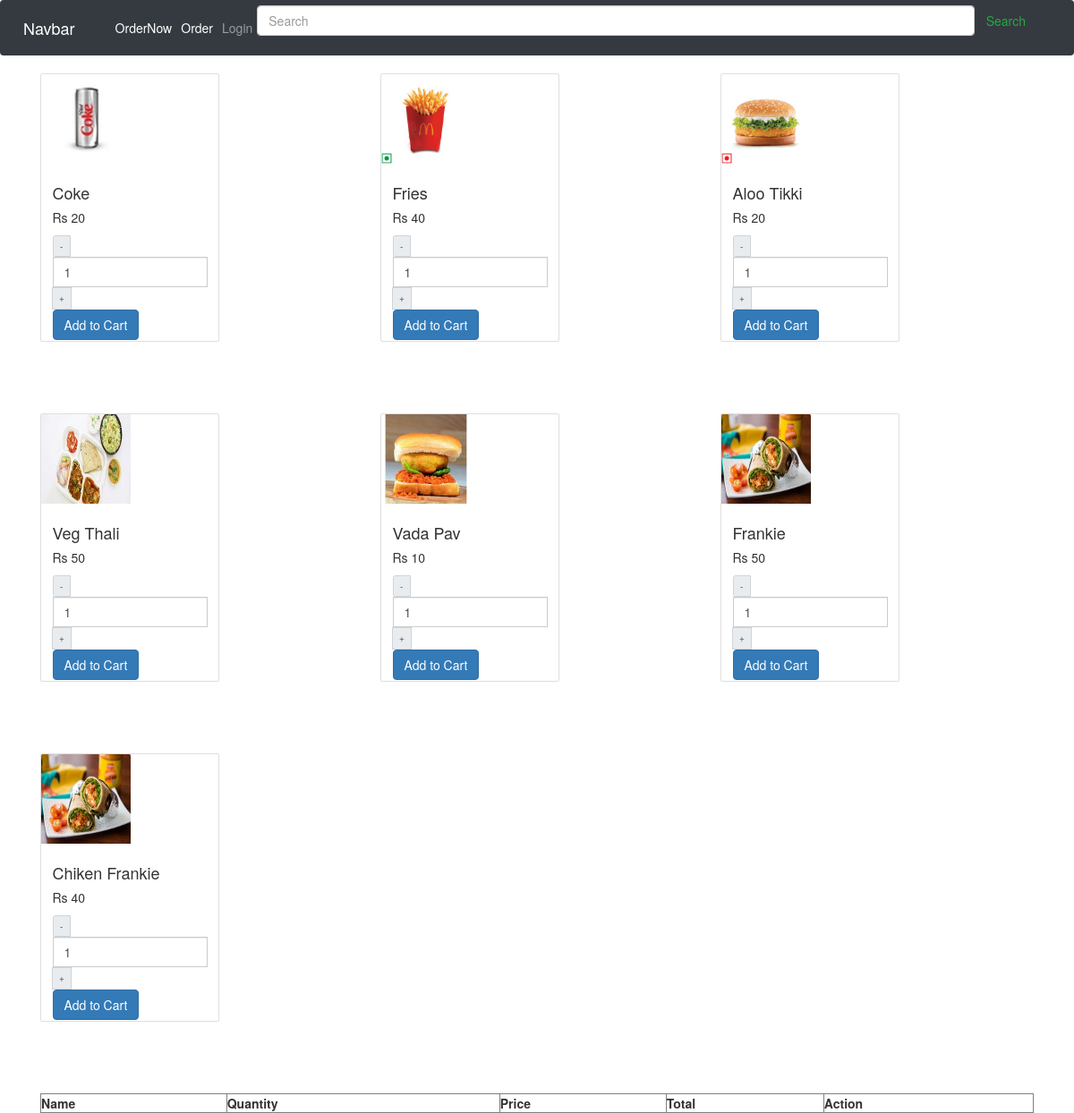
The app's page /order.php with its own data.
### tables this page shows
CREATE TABLE IF NOT EXISTS `itemshow` (
  `id` int(11) NOT NULL AUTO_INCREMENT,
  `name` varchar(20) NOT NULL,
  `image` varchar(20) NOT NULL,
  `price` varchar(20) NOT NULL,
  PRIMARY KEY (`id`)
);

### order.php (the view, shortened to what this page needs)
<?php include('header.php');
?>
<!DOCTYPE html>
<html lang="en">
<head>
</head>
<body>
<div class="container px-4">
<div class="row gy-5">
<?php
$query = "SELECT * FROM `itemshow`";
$sql = mysqli_query($con,$query);
if(mysqli_num_rows($sql)>0){
    while($row = mysqli_fetch_assoc($sql)){
       ?>
     <div class="col-md-4">
  <form action="order.php?action=add&id=<?php echo $row["id"]; ?>" method="post">
  <div class="card" class="" style="width:200px;height:300px">
    <img class="card-img-top" style="width:100px;height:100px; " src="images/<?php echo $row['image'];  ?>" alt="Card image" style="width:100%">
    <div class="card-body">
      <h4 class="card-title"><?php echo $row['name'];  ?></h4>
      <p class="card-text">Rs <span><?php echo $row['price'];  ?></span></p>
        <div class="input-group quantity">
            <div class="input-group-prepend decrement-btn" style="cursor: pointer">
                <span class="input-group-text">-</span>
            </div>
            <input type="text" class="qty-input form-control"  name="quantity"  maxlength="2" max="10" value="1">
            <div class="input-group-append increment-btn" style="cursor: pointer">
                <span class="input-group-text">+</span>
            </div>
        </div>
        <input type="submit" name="add_to_cart" class="btn btn-primary" value="Add to Cart">
    </div>
  </div>
  </form>
  <br>
  <br>
  <br>
  <br>
     </div>
     <?php
}
}
?>
 </div>
</div>
<div class="container">
<table width="100%" border="1">
    <tr>
        <th>Name</th>
        <th>Quantity</th>
        <th>Price</th>
        <th>Total</th>
        <th>Action</th>
    </tr>
</table>
</div>
</body>
</html>

### header.php (shortened to what this page needs)
<!DOCTYPE html>
<html lang="en">
<head>
  <link rel="stylesheet" href="https://maxcdn.bootstrapcdn.com/bootstrap/4.5.2/css/bootstrap.min.css">
  <link rel="stylesheet" href="https://maxcdn.bootstrapcdn.com/bootstrap/3.3.6/css/bootstrap.min.css" />
</head>
<body>
<nav class="navbar navbar-expand-lg navbar-dark bg-dark">
  <div class="container-fluid">
    <a class="navbar-brand" href="index.php">Navbar</a>
    <div class="collapse navbar-collapse" id="navbarSupportedContent">
      <ul class="navbar-nav me-auto mb-2 mb-lg-0">
        <li class="nav-item">
          <a class="nav-link active" aria-current="page" href="ordernow.php">OrderNow</a>
        </li>
        <li class="nav-item">
          <a class="nav-link active" aria-current="page" href="order.php">Order</a>
        </li>
        <li class="nav-item">
            <?php
            if(isset($_SESSION['user_name'])){?>
                <a class="nav-link" href="logout.php">Logout</a>
<?php
            }else{?>
          <a class="nav-link" href="login.php">Login</a>
        </li>
     <?php
            }
?>
      </ul>
      <form class="d-flex">
        <input class="form-control me-2" type="search" placeholder="Search" aria-label="Search">
        <button class="btn btn-outline-success" type="submit">Search</button>
      </form>
    </div>
  </div>
</nav>
</body>
</html>

### records on screen
itemshow: image (picture), name "Coke", price "20"
itemshow: image (picture), name "Fries", price "40"
itemshow: image (picture), name "Aloo Tikki", price "20"
itemshow: image (picture), name "Veg Thali", price "50"
itemshow: image (picture), name "Vada Pav", price "10"
itemshow: image (picture), name "Frankie", price "50"
itemshow: image (picture), name "Chiken Frankie", price "40"
